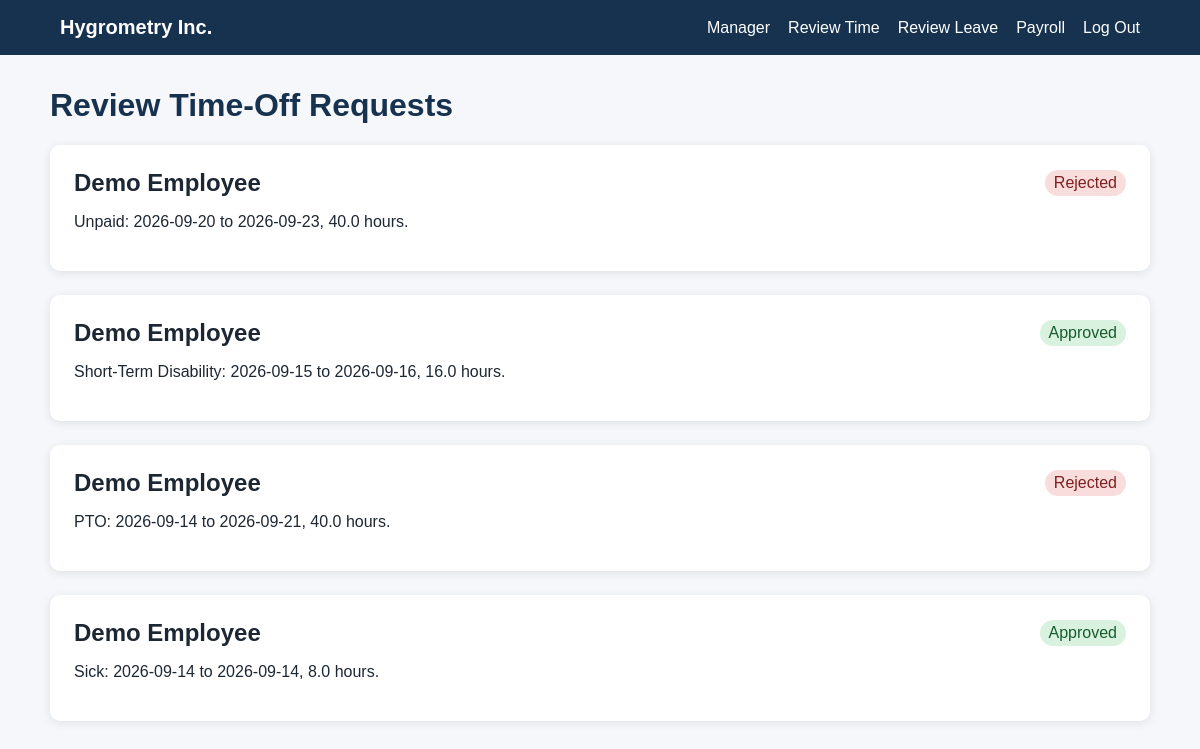
Screenshot of /manager/time-off (signed in) with the database file from the repository.
### tables this page shows
CREATE TABLE time_off (
    id INTEGER PRIMARY KEY AUTOINCREMENT,
    user_id INTEGER NOT NULL,
    leave_type TEXT NOT NULL CHECK (
        leave_type IN ('PTO', 'Sick', 'Short-Term Disability', 'Unpaid')
    ),
    start_date TEXT NOT NULL,
    end_date TEXT NOT NULL,
    hours REAL NOT NULL CHECK (hours > 0),
    employee_note TEXT,
    manager_note TEXT,
    status TEXT NOT NULL DEFAULT 'pending'
        CHECK (status IN ('pending', 'approved', 'rejected')),
    reviewed_by INTEGER,
    reviewed_at TEXT,
    payroll_batch_id INTEGER,
    created_at TEXT NOT NULL DEFAULT CURRENT_TIMESTAMP,
    FOREIGN KEY (user_id) REFERENCES users(id),
    FOREIGN KEY (reviewed_by) REFERENCES users(id),
    FOREIGN KEY (payroll_batch_id) REFERENCES payroll_batches(id)
);

CREATE TABLE users (
    id INTEGER PRIMARY KEY AUTOINCREMENT,
    name TEXT NOT NULL,
    email TEXT NOT NULL UNIQUE,
    password_hash TEXT NOT NULL,
    role TEXT NOT NULL CHECK (role IN ('employee', 'manager')),
    timezone TEXT NOT NULL DEFAULT 'UTC',
    hourly_rate REAL NOT NULL DEFAULT 0 CHECK (hourly_rate >= 0),
    active INTEGER NOT NULL DEFAULT 1,
    created_at TEXT NOT NULL DEFAULT CURRENT_TIMESTAMP
);

### manager.py (the view)
@manager_bp.route("/time-off")
@role_required("manager")
def review_time_off():
    requests = get_db().execute(
        """
        SELECT o.*, u.name FROM time_off o JOIN users u ON u.id = o.user_id
        ORDER BY CASE o.status WHEN 'pending' THEN 0 ELSE 1 END, o.start_date DESC
        """
    ).fetchall()
    return render_template("manager_time_off.html", requests=requests)

### database.py (called while the page is built)
def get_db():
    if "db" not in g:
        g.db = sqlite3.connect(
            current_app.config["DATABASE"], detect_types=sqlite3.PARSE_DECLTYPES
        )
        g.db.row_factory = sqlite3.Row
        g.db.execute("PRAGMA foreign_keys = ON")
    return g.db

### utils.py (called while the page is built)
def generate_csrf_token():
    if "csrf_token" not in session:
        session["csrf_token"] = secrets.token_hex(24)
    return session["csrf_token"]

def login_required(view):
    @wraps(view)
    def wrapped_view(**kwargs):
        if not session.get("user_id"):
            flash("Log in to continue.", "error")
            return redirect(url_for("auth.login"))
        return view(**kwargs)
    return wrapped_view

def role_required(role):
    def decorator(view):
        @wraps(view)
        @login_required
        def wrapped_view(**kwargs):
            if session.get("role") != role:
                abort(403)
            return view(**kwargs)
        return wrapped_view
    return decorator

### templates/manager_time_off.html (shortened to what this page needs)
{% extends "base.html" %}
{% block content %}
<h1>Review Time-Off Requests</h1>
{% for item in requests %}
<article class="review-card">
  <div><h2>{{ item.name }}</h2><span class="status {{ item.status }}">{{ item.status }}</span></div>
  <p>{{ item.leave_type }}: {{ item.start_date }} to {{ item.end_date }}, {{ item.hours }} hours.</p>
</article>
{% else %}<p>No time-off requests found.</p>{% endfor %}
{% endblock %}

### static/style.css (style rules this page uses)
:root { color-scheme: light; --navy:#16324f; --blue:#276fbf; --pale:#eef5fb; --green:#2d7d46; --red:#b43c3c; --text:#1d2733; }
* { box-sizing:border-box; }
body { margin:0; font-family:Arial, sans-serif; color:var(--text); background:#f5f7fa; }
h1 { color:var(--navy); }
.login-card, .panel, .review-card { background:white; border-radius:10px; padding:24px; margin-bottom:24px; box-shadow:0 2px 10px #1d27331a; }
.status { display:inline-block; padding:4px 9px; border-radius:999px; background:#e5e9ed; text-transform:capitalize; }
.approved { background:#d9f1df; color:#175c2d; }
.rejected { background:#f9dddd; color:#7f2020; }
.review-card > div:first-child { display:flex; justify-content:space-between; align-items:center; }
.review-card h2 { margin:0; }

### rows the page displays
time_off: name "Demo Employee", status "Rejected", leave_type "Unpaid", start_date "2026-09-20", end_date "2026-09-23", hours "40.0"
time_off: name "Demo Employee", status "Approved", leave_type "Short-Term Disability", start_date "2026-09-15", end_date "2026-09-16", hours "16.0"
time_off: name "Demo Employee", status "Rejected", leave_type "PTO", start_date "2026-09-14", end_date "2026-09-21", hours "40.0"
time_off: name "Demo Employee", status "Approved", leave_type "Sick", start_date "2026-09-14", end_date "2026-09-14", hours "8.0"
